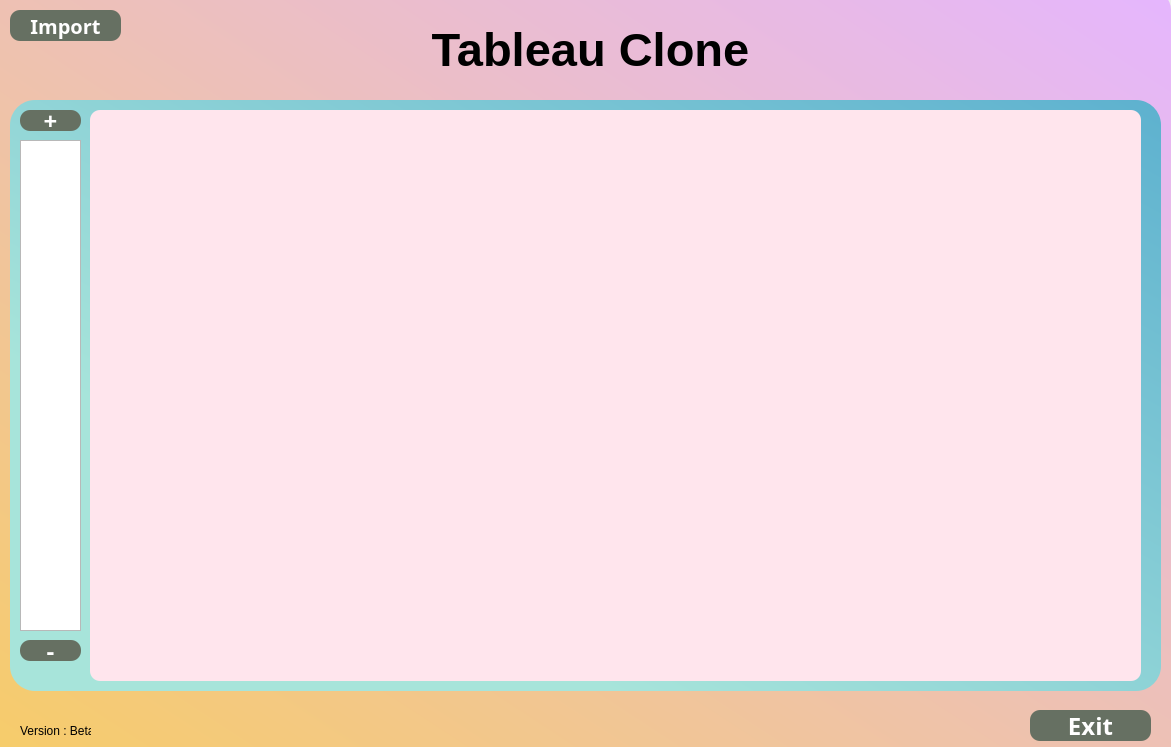
<?xml version="1.0" encoding="UTF-8"?>
<ui version="4.0">
 <class>Form</class>
 <widget class="QWidget" name="Form">
  <property name="geometry">
   <rect>
    <x>0</x>
    <y>0</y>
    <width>1171</width>
    <height>747</height>
   </rect>
  </property>
  <property name="minimumSize">
   <size>
    <width>1171</width>
    <height>747</height>
   </size>
  </property>
  <property name="maximumSize">
   <size>
    <width>1171</width>
    <height>747</height>
   </size>
  </property>
  <property name="windowTitle">
   <string>Form</string>
  </property>
  <widget class="QLabel" name="bg_2">
   <property name="geometry">
    <rect>
     <x>-50</x>
     <y>-10</y>
     <width>1221</width>
     <height>801</height>
    </rect>
   </property>
   <property name="minimumSize">
    <size>
     <width>861</width>
     <height>721</height>
    </size>
   </property>
   <property name="font">
    <font>
     <weight>75</weight>
     <bold>true</bold>
    </font>
   </property>
   <property name="styleSheet">
    <string notr="true">background :qlineargradient(spread:pad, x1:0, y1:1, x2:1, y2:0, stop:0 rgba(0, 0, 0, 255), stop:1 rgba(247, 212, 84, 255))qlineargradient(spread:reflect, x1:1, y1:0, x2:0, y2:1, stop:0 rgba(229, 182, 255, 255), stop:1 rgba(247, 205, 99, 255));border-radius : 20;</string>
   </property>
   <property name="text">
    <string/>
   </property>
  </widget>
  <widget class="QLabel" name="bg">
   <property name="geometry">
    <rect>
     <x>10</x>
     <y>100</y>
     <width>1151</width>
     <height>591</height>
    </rect>
   </property>
   <property name="styleSheet">
    <string notr="true">background :qlineargradient(spread:pad, x1:0.244, y1:0.699, x2:1, y2:0, stop:0 rgba(167, 228, 218, 255), stop:1 rgba(93, 177, 207, 255)) ;border-radius : 25;</string>
   </property>
   <property name="text">
    <string/>
   </property>
  </widget>
  <widget class="QPushButton" name="Import_bt">
   <property name="geometry">
    <rect>
     <x>10</x>
     <y>10</y>
     <width>111</width>
     <height>31</height>
    </rect>
   </property>
   <property name="font">
    <font>
     <family>OCR A Extended</family>
     <pointsize>15</pointsize>
     <weight>75</weight>
     <bold>true</bold>
    </font>
   </property>
   <property name="styleSheet">
    <string notr="true">QPushButton{
background-color:rgb(102, 112, 98);
border-radius : 10px;
color:white}</string>
   </property>
   <property name="text">
    <string>Import</string>
   </property>
  </widget>
  <widget class="QTableView" name="tableView">
   <property name="geometry">
    <rect>
     <x>90</x>
     <y>110</y>
     <width>1051</width>
     <height>571</height>
    </rect>
   </property>
   <property name="styleSheet">
    <string notr="true">background :rgb(255, 229, 237) ;border-radius : 10;
</string>
   </property>
  </widget>
  <widget class="QLabel" name="label_login">
   <property name="geometry">
    <rect>
     <x>390</x>
     <y>10</y>
     <width>401</width>
     <height>81</height>
    </rect>
   </property>
   <property name="font">
    <font>
     <pointsize>17</pointsize>
    </font>
   </property>
   <property name="whatsThis">
    <string>&lt;html&gt;&lt;head/&gt;&lt;body&gt;&lt;p&gt;&lt;span style=&quot; font-size:10pt;&quot;&gt;LOGIN&lt;/span&gt;&lt;/p&gt;&lt;p&gt;&lt;br/&gt;&lt;/p&gt;&lt;/body&gt;&lt;/html&gt;</string>
   </property>
   <property name="text">
    <string>&lt;html&gt;&lt;head/&gt;&lt;body&gt;&lt;p align=&quot;center&quot;&gt;&lt;span style=&quot; font-family:'OCR A Extended'; font-size:35pt; font-weight:600;&quot;&gt;Tableau Clone&lt;/span&gt;&lt;/p&gt;&lt;/body&gt;&lt;/html&gt;</string>
   </property>
  </widget>
  <widget class="QPushButton" name="Ex_bt">
   <property name="geometry">
    <rect>
     <x>1030</x>
     <y>710</y>
     <width>121</width>
     <height>31</height>
    </rect>
   </property>
   <property name="font">
    <font>
     <family>OCR A Extended</family>
     <pointsize>18</pointsize>
     <weight>75</weight>
     <bold>true</bold>
    </font>
   </property>
   <property name="styleSheet">
    <string notr="true">QPushButton{
background-color:rgb(102, 112, 98);
border-radius : 10px;
color:white}</string>
   </property>
   <property name="text">
    <string>Exit</string>
   </property>
  </widget>
  <widget class="QPushButton" name="add_bt">
   <property name="geometry">
    <rect>
     <x>20</x>
     <y>110</y>
     <width>61</width>
     <height>21</height>
    </rect>
   </property>
   <property name="font">
    <font>
     <family>OCR A Extended</family>
     <pointsize>18</pointsize>
     <weight>75</weight>
     <bold>true</bold>
    </font>
   </property>
   <property name="styleSheet">
    <string notr="true">QPushButton{
background-color:rgb(102, 112, 98);
border-radius : 10px;
color:white}</string>
   </property>
   <property name="text">
    <string>+</string>
   </property>
  </widget>
  <widget class="QLabel" name="label">
   <property name="geometry">
    <rect>
     <x>20</x>
     <y>720</y>
     <width>71</width>
     <height>21</height>
    </rect>
   </property>
   <property name="text">
    <string>Version : Beta </string>
   </property>
  </widget>
  <widget class="QListWidget" name="listWidget">
   <property name="geometry">
    <rect>
     <x>20</x>
     <y>140</y>
     <width>61</width>
     <height>491</height>
    </rect>
   </property>
   <property name="font">
    <font>
     <family>Tw Cen MT Condensed</family>
     <pointsize>14</pointsize>
     <weight>50</weight>
     <bold>false</bold>
    </font>
   </property>
  </widget>
  <widget class="QPushButton" name="del_bt">
   <property name="geometry">
    <rect>
     <x>20</x>
     <y>640</y>
     <width>61</width>
     <height>21</height>
    </rect>
   </property>
   <property name="font">
    <font>
     <family>OCR A Extended</family>
     <pointsize>18</pointsize>
     <weight>75</weight>
     <bold>true</bold>
    </font>
   </property>
   <property name="styleSheet">
    <string notr="true">QPushButton{
background-color:rgb(102, 112, 98);
border-radius : 10px;
color:white}</string>
   </property>
   <property name="text">
    <string>-</string>
   </property>
  </widget>
 </widget>
 <resources/>
 <connections/>
</ui>
